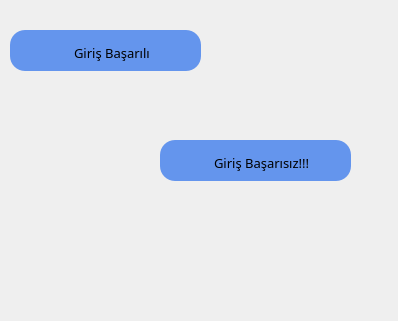
<?xml version="1.0" encoding="UTF-8"?>
<ui version="4.0">
 <class>Form</class>
 <widget class="QWidget" name="Form">
  <property name="geometry">
   <rect>
    <x>0</x>
    <y>0</y>
    <width>398</width>
    <height>321</height>
   </rect>
  </property>
  <property name="windowTitle">
   <string>Form</string>
  </property>
  <property name="styleSheet">
   <string notr="true">*{
font-family:century gothic;
font-size:24px;
}
QFrame{
border-radius:15px;
background:#6495ed
}
</string>
  </property>
  <widget class="QFrame" name="successMessage">
   <property name="geometry">
    <rect>
     <x>10</x>
     <y>30</y>
     <width>191</width>
     <height>41</height>
    </rect>
   </property>
   <property name="frameShape">
    <enum>QFrame::StyledPanel</enum>
   </property>
   <property name="frameShadow">
    <enum>QFrame::Raised</enum>
   </property>
   <widget class="QTextEdit" name="textEdit_success">
    <property name="geometry">
     <rect>
      <x>60</x>
      <y>10</y>
      <width>91</width>
      <height>31</height>
     </rect>
    </property>
    <property name="html">
     <string>&lt;!DOCTYPE HTML PUBLIC &quot;-//W3C//DTD HTML 4.0//EN&quot; &quot;http://www.w3.org/TR/REC-html40/strict.dtd&quot;&gt;
&lt;html&gt;&lt;head&gt;&lt;meta name=&quot;qrichtext&quot; content=&quot;1&quot; /&gt;&lt;style type=&quot;text/css&quot;&gt;
p, li { white-space: pre-wrap; }
&lt;/style&gt;&lt;/head&gt;&lt;body style=&quot; font-family:'century gothic'; font-size:24px; font-weight:400; font-style:normal;&quot;&gt;
&lt;p style=&quot; margin-top:0px; margin-bottom:0px; margin-left:0px; margin-right:0px; -qt-block-indent:0; text-indent:0px;&quot;&gt;&lt;span style=&quot; font-size:10pt;&quot;&gt;Giriş Başarılı&lt;/span&gt;&lt;/p&gt;&lt;/body&gt;&lt;/html&gt;</string>
    </property>
   </widget>
  </widget>
  <widget class="QFrame" name="errorMessage">
   <property name="geometry">
    <rect>
     <x>160</x>
     <y>140</y>
     <width>191</width>
     <height>41</height>
    </rect>
   </property>
   <property name="frameShape">
    <enum>QFrame::StyledPanel</enum>
   </property>
   <property name="frameShadow">
    <enum>QFrame::Raised</enum>
   </property>
   <widget class="QTextEdit" name="textEdit_error">
    <property name="geometry">
     <rect>
      <x>50</x>
      <y>10</y>
      <width>121</width>
      <height>31</height>
     </rect>
    </property>
    <property name="html">
     <string>&lt;!DOCTYPE HTML PUBLIC &quot;-//W3C//DTD HTML 4.0//EN&quot; &quot;http://www.w3.org/TR/REC-html40/strict.dtd&quot;&gt;
&lt;html&gt;&lt;head&gt;&lt;meta name=&quot;qrichtext&quot; content=&quot;1&quot; /&gt;&lt;style type=&quot;text/css&quot;&gt;
p, li { white-space: pre-wrap; }
&lt;/style&gt;&lt;/head&gt;&lt;body style=&quot; font-family:'century gothic'; font-size:24px; font-weight:400; font-style:normal;&quot;&gt;
&lt;p style=&quot; margin-top:0px; margin-bottom:0px; margin-left:0px; margin-right:0px; -qt-block-indent:0; text-indent:0px;&quot;&gt;&lt;span style=&quot; font-size:10pt;&quot;&gt;Giriş Başarısız!!!&lt;/span&gt;&lt;/p&gt;&lt;/body&gt;&lt;/html&gt;</string>
    </property>
   </widget>
  </widget>
 </widget>
 <resources/>
 <connections/>
</ui>
